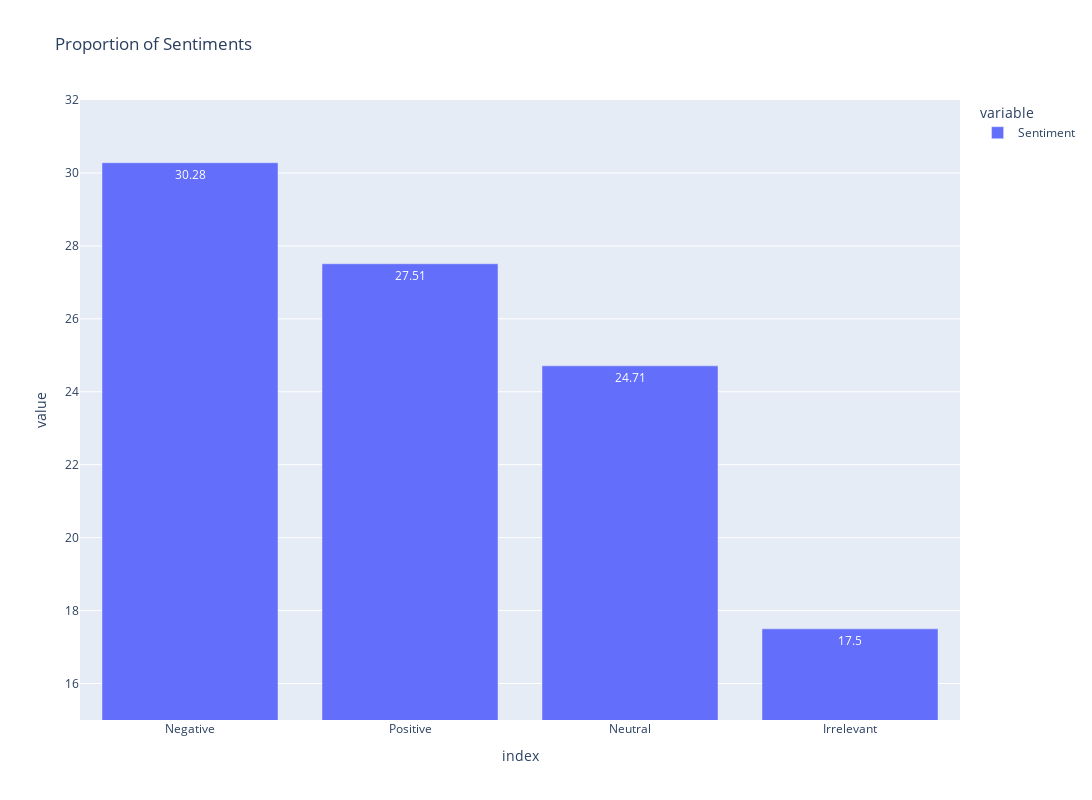

Write notebook code for a chart like this one.
### Markdown cell above
### Analyzing `Sentiment`

### Code cell
# Plotting a bar chart for understanding the categories of Sentiments.
bar(data_frame = round(number = train_dataset.Sentiment.value_counts(normalize = True) * 100, ndigits = 2),
    width = 1280,
    height = 800,
    range_y = [15, 32],
    text = 'value',
    title = 'Proportion of Sentiments',
    labels = {
        'x' : 'Proportion',
        'y' : 'Sentiments'
    })

### Figure 1 — Plotly figure (JSON) as saved in the notebook; plotly's stock layout.template omitted (floating-point values rounded to 4 significant figures)
{"data": [{"alignmentgroup": "True", "hovertemplate": "variable=Sentiment<br>index=%{x}<br>value=%{text}<extra></extra>", "legendgroup": "Sentiment", "marker": {"color": "#636efa", "pattern": {"shape": ""}}, "name": "Sentiment", "offsetgroup": "Sentiment", "orientation": "v", "showlegend": true, "text": [30.28, 27.51, 24.71, 17.5], "textposition": "auto", "type": "bar", "x": ["Negative", "Positive", "Neutral", "Irrelevant"], "xaxis": "x", "y": [30.28, 27.51, 24.71, 17.5], "yaxis": "y"}], "layout": {"barmode": "relative", "height": 800, "legend": {"title": {"text": "variable"}, "tracegroupgap": 0}, "title": {"text": "Proportion of Sentiments"}, "width": 1280, "xaxis": {"anchor": "y", "domain": [0, 1], "title": {"text": "index"}}, "yaxis": {"anchor": "x", "domain": [0, 1], "range": [15, 32], "title": {"text": "value"}}}}
